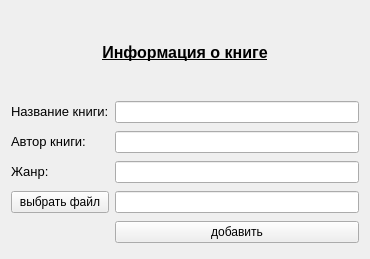
<?xml version="1.0" encoding="UTF-8"?>
<ui version="4.0">
 <class>Form</class>
 <widget class="QWidget" name="Form">
  <property name="geometry">
   <rect>
    <x>0</x>
    <y>0</y>
    <width>370</width>
    <height>259</height>
   </rect>
  </property>
  <property name="windowTitle">
   <string>Добавить в прочитанное</string>
  </property>
  <layout class="QGridLayout" name="gridLayout">
   <item row="0" column="0" colspan="2">
    <widget class="QLabel" name="label">
     <property name="maximumSize">
      <size>
       <width>500</width>
       <height>80</height>
      </size>
     </property>
     <property name="whatsThis">
      <string>&lt;html&gt;&lt;head/&gt;&lt;body&gt;&lt;p align=&quot;justify&quot;&gt;&lt;br/&gt;&lt;/p&gt;&lt;/body&gt;&lt;/html&gt;</string>
     </property>
     <property name="text">
      <string>&lt;html&gt;&lt;head/&gt;&lt;body&gt;&lt;p align=&quot;center&quot;&gt;&lt;span style=&quot; font-size:12pt; font-weight:600; text-decoration: underline;&quot;&gt;Информация о книге&lt;/span&gt;&lt;/p&gt;&lt;/body&gt;&lt;/html&gt;</string>
     </property>
    </widget>
   </item>
   <item row="1" column="0">
    <widget class="QLabel" name="label_2">
     <property name="text">
      <string>&lt;html&gt;&lt;head/&gt;&lt;body&gt;&lt;p&gt;&lt;span style=&quot; font-size:10pt;&quot;&gt;Название книги:&lt;/span&gt;&lt;/p&gt;&lt;/body&gt;&lt;/html&gt;</string>
     </property>
    </widget>
   </item>
   <item row="1" column="1">
    <widget class="QLineEdit" name="booknameedit"/>
   </item>
   <item row="2" column="0">
    <widget class="QLabel" name="label_3">
     <property name="text">
      <string>&lt;html&gt;&lt;head/&gt;&lt;body&gt;&lt;p&gt;&lt;span style=&quot; font-size:10pt;&quot;&gt;Автор книги:&lt;/span&gt;&lt;/p&gt;&lt;/body&gt;&lt;/html&gt;</string>
     </property>
    </widget>
   </item>
   <item row="2" column="1">
    <widget class="QLineEdit" name="authoredit"/>
   </item>
   <item row="3" column="0">
    <widget class="QLabel" name="label_4">
     <property name="text">
      <string>&lt;html&gt;&lt;head/&gt;&lt;body&gt;&lt;p&gt;&lt;span style=&quot; font-size:10pt;&quot;&gt;Жанр:&lt;/span&gt;&lt;/p&gt;&lt;/body&gt;&lt;/html&gt;</string>
     </property>
    </widget>
   </item>
   <item row="3" column="1">
    <widget class="QLineEdit" name="genreedit"/>
   </item>
   <item row="4" column="0">
    <widget class="QPushButton" name="selectfile">
     <property name="text">
      <string>выбрать файл</string>
     </property>
    </widget>
   </item>
   <item row="4" column="1">
    <widget class="QLineEdit" name="filenameedit"/>
   </item>
   <item row="5" column="0">
    <widget class="QLabel" name="infwrong">
     <property name="text">
      <string/>
     </property>
    </widget>
   </item>
   <item row="5" column="1">
    <widget class="QPushButton" name="appendbtn">
     <property name="text">
      <string>добавить</string>
     </property>
    </widget>
   </item>
  </layout>
 </widget>
 <resources/>
 <connections/>
</ui>
